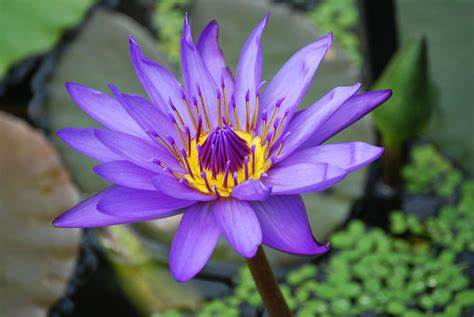
#> input picture flower.jpg, 474 x 317 px, found by its file name
$ python l2q1.py
#> lines starting #> are read from the running program, lines starting #| are printed output that depends on the picture
#image negatives
#implement log transform: s=clog(1+r)
#power law transform: s=cr^g
#contrast stretching (point1, point2, decide which intensities to be stretched)
#gray level slicing
#bright spot detection
import cv2 as cv
import matplotlib.pyplot as plt

path=r"C:\Users\student\PycharmProjects\220962410_Udita\flower.jpg"
img=cv.imread(path)
#> img is the input picture: shape (317, 474, 3); mean B, G, R 112.5, 99.1, 101.8
img_rgb=cv.cvtColor(img, cv.COLOR_BGR2RGB)
neg=abs(255-img_rgb)
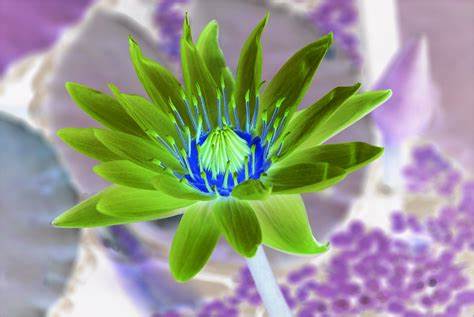
#> neg: shape (317, 474, 3); mean R, G, B 153.2, 155.9, 142.5
cv.imwrite(r"C:\Users\student\PycharmProjects\220962410_Udita\images\neg_flower.jpg", neg)

titles=["original image", "negative image"]
images=[img_rgb, neg]

plt.subplot(121)
plt.title(titles[0])
plt.imshow(images[0])
plt.xticks([])
plt.yticks([])

plt.subplot(122)
plt.title(titles[1])
plt.imshow(images[1])
plt.xticks([])
plt.yticks([])

plt.show()
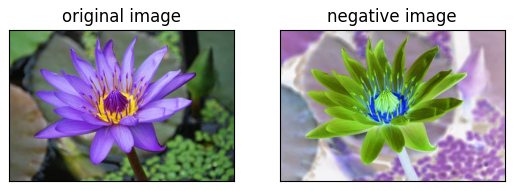
#> figure drawn by matplotlib, 2 panels
